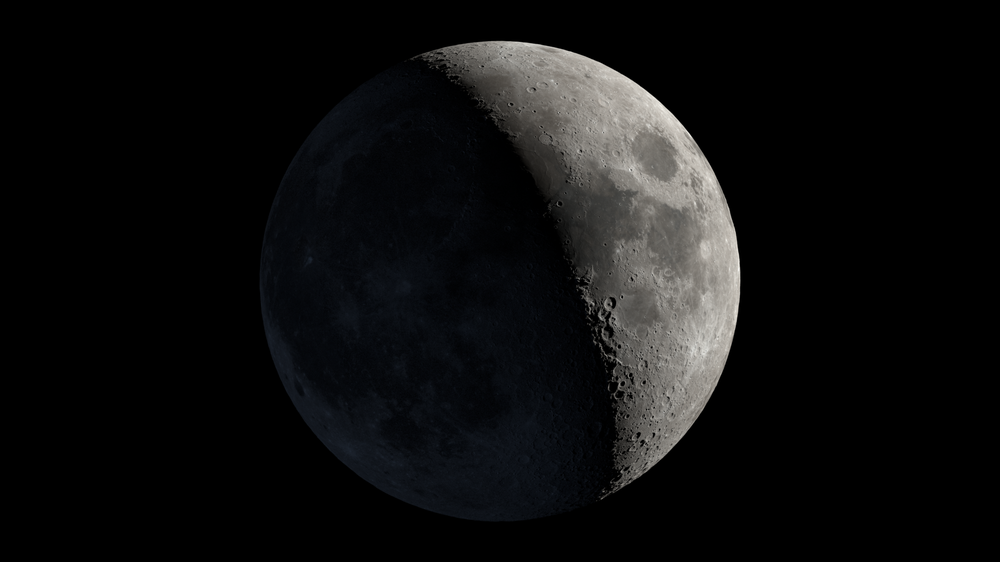
#> input picture Development/Phase1-Position-angle-and-Diameter-normalizing/tests/original_image_check/test_img.tif, 1000 x 562 px, shrunk from 1920 x 1080 before the run
$ python alpha_channel_check.py
#> lines starting #> are read from the running program, lines starting #| are printed output that depends on the picture
import cv2
import numpy as np

# Load image with alpha channel (unchanged)
image = cv2.imread("test_img.tif", cv2.IMREAD_UNCHANGED)
#> image is the input picture: shape (562, 1000, 4); mean B, G, R, A 15, 14.7, 14.5, 82.3

# Check if image has 4 channels (RGBA)
if image is None:
    print("Failed to load image.")
elif image.shape[2] < 4:
    print("Image does not have an alpha channel.")
else:
    # Extract alpha channel (4th channel)
    alpha_channel = image[:, :, 3]
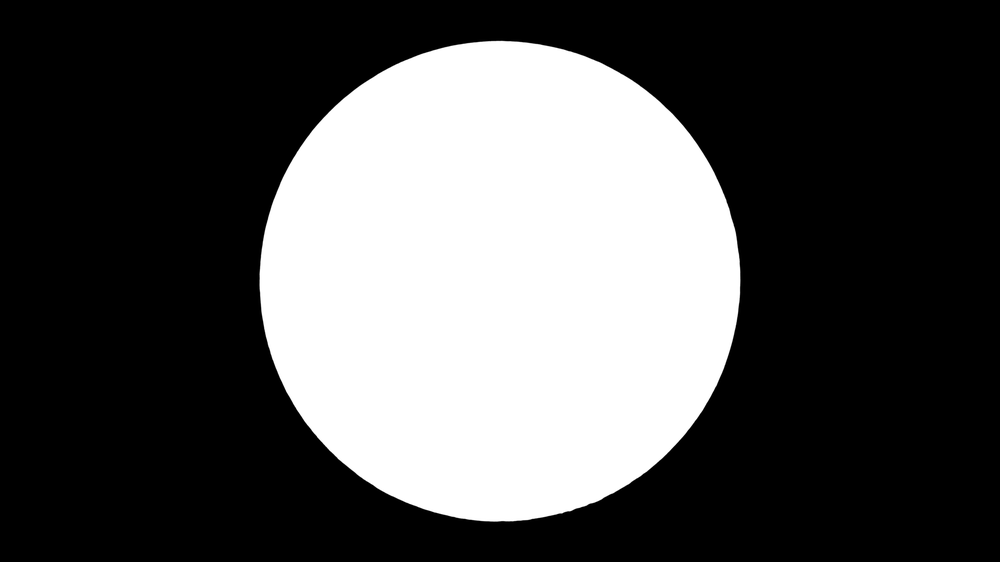
#> alpha_channel: shape (562, 1000); min 0, max 255, mean 82.3

    # Check if any pixel has alpha = 0
    has_transparent_pixels = np.any(alpha_channel == 0)
#> has_transparent_pixels = True

    if has_transparent_pixels:
        print("Image contains fully transparent (alpha = 0) pixels.")
    else:
        print("No fully transparent pixels found.")
